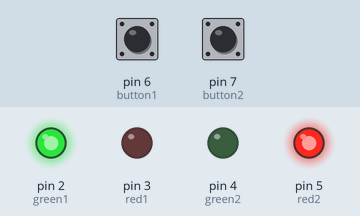
This sketch was run on a simulated Arduino Uno, built with avr-gcc and run on an emulated ATmega328P. Parts: output pins drawn as LEDs (lit = HIGH). The test bench sets the inputs (shaded band); at power-on: pin 6 (button1) HIGH, pin 7 (button2) HIGH.

Above: at 5.0 s.
At 10.12 s:
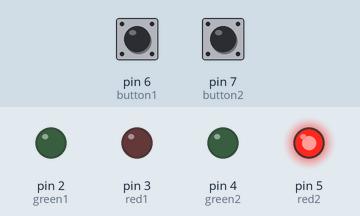
At 11.37 s:
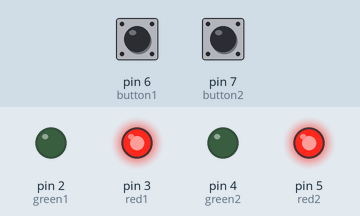
At 18.0 s:
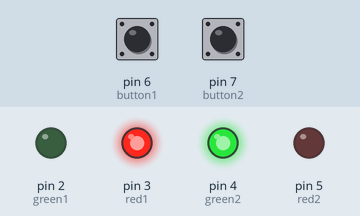
At 25.62 s:
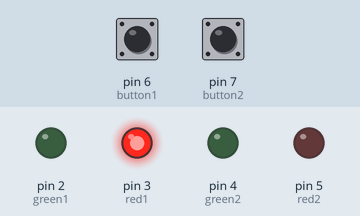
Timing chart, 0 to 33.8 s (numbered marks = the images above):
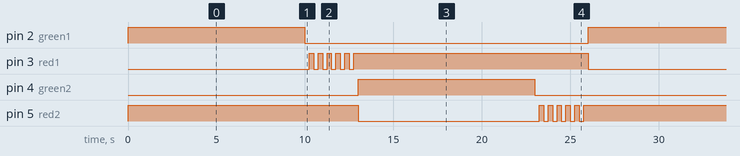

The sketch:

codigoSemaforoPedestre.ino
```cpp
// Definindo os pinos para o conjunto 1
const int green1 = 2;
const int red1 = 3;

// Definindo os pinos para o conjunto 2
const int green2 = 4;
const int red2 = 5;

// Definindo os pinos para os botões
const int button1 = 6;
const int button2 = 7;

// Duração em milissegundos
const long greenTime = 10000; // Tempo em que a luz verde fica acesa (10 segundos)
const long blinkTime = 3000;  // Tempo em que a luz vermelha pisca antes de mudar (3 segundos)
const int blinkInterval = 500; // Intervalo de piscada (500ms)
const long allGreenTime = 3000; // Tempo em que todas as luzes ficam verdes (3 segundos)

void setup() {
  // Configurando os pinos como saída
  pinMode(green1, OUTPUT);
  pinMode(red1, OUTPUT);
  pinMode(green2, OUTPUT);
  pinMode(red2, OUTPUT);

  // Configurando os pinos dos botões como entrada com pull-up interno
  pinMode(button1, INPUT_PULLUP);
  pinMode(button2, INPUT_PULLUP);

  // Inicializando o conjunto 1 com verde e conjunto 2 com vermelho
  digitalWrite(green1, HIGH);
  digitalWrite(red1, LOW);
  digitalWrite(green2, LOW);
  digitalWrite(red2, HIGH);
}

void loop() {
  // Conjunto 1 verde, conjunto 2 vermelho
  delay(greenTime);

  // Apagando o verde do conjunto 1
  digitalWrite(green1, LOW);

  // Piscando vermelho no conjunto 1 antes de mudar para vermelho permanente
  for (int i = 0; i < (blinkTime / blinkInterval); i++) {
    digitalWrite(red1, LOW);
    delay(blinkInterval / 2);
    digitalWrite(red1, HIGH);
    delay(blinkInterval / 2);
  }

  // Mudando o estado: conjunto 1 vermelho, conjunto 2 verde
  digitalWrite(red1, HIGH);
  digitalWrite(green2, HIGH);
  digitalWrite(red2, LOW);

  delay(greenTime);

  // Apagando o verde do conjunto 2
  digitalWrite(green2, LOW);

  // Piscando vermelho no conjunto 2 antes de mudar para vermelho permanente
  for (int i = 0; i < (blinkTime / blinkInterval); i++) {
    digitalWrite(red2, LOW);
    delay(blinkInterval / 2);
    digitalWrite(red2, HIGH);
    delay(blinkInterval / 2);
  }

  // Mudando o estado: conjunto 2 vermelho, conjunto 1 verde
  digitalWrite(green1, HIGH);
  digitalWrite(red1, LOW);
  digitalWrite(red2, HIGH);

  // Verifica se algum dos botões foi pressionado
  if (digitalRead(button1) == LOW || digitalRead(button2) == LOW) {
    // Todos os semáforos ficam verdes por 3 segundos
    digitalWrite(green1, HIGH);
    digitalWrite(red1, LOW);
    digitalWrite(green2, HIGH);
    digitalWrite(red2, LOW);
    delay(allGreenTime);
  }
}
```

Measured:
- by itself, pin 2 (green1), pin 4 (green2): alternates HIGH for 10.0 s and LOW for 16.0 s
- by itself, pin 3 (red1): repeats every 26.0 s: 4 × (LOW 0.25 s, HIGH 0.25 s), LOW 0.25 s, HIGH 13.3 s, LOW 10.3 s, HIGH 0.25 s
- by itself, pin 5 (red2): repeats every 26.0 s: 5 × (HIGH 0.25 s, LOW 0.25 s), HIGH 13.3 s, LOW 10.3 s
